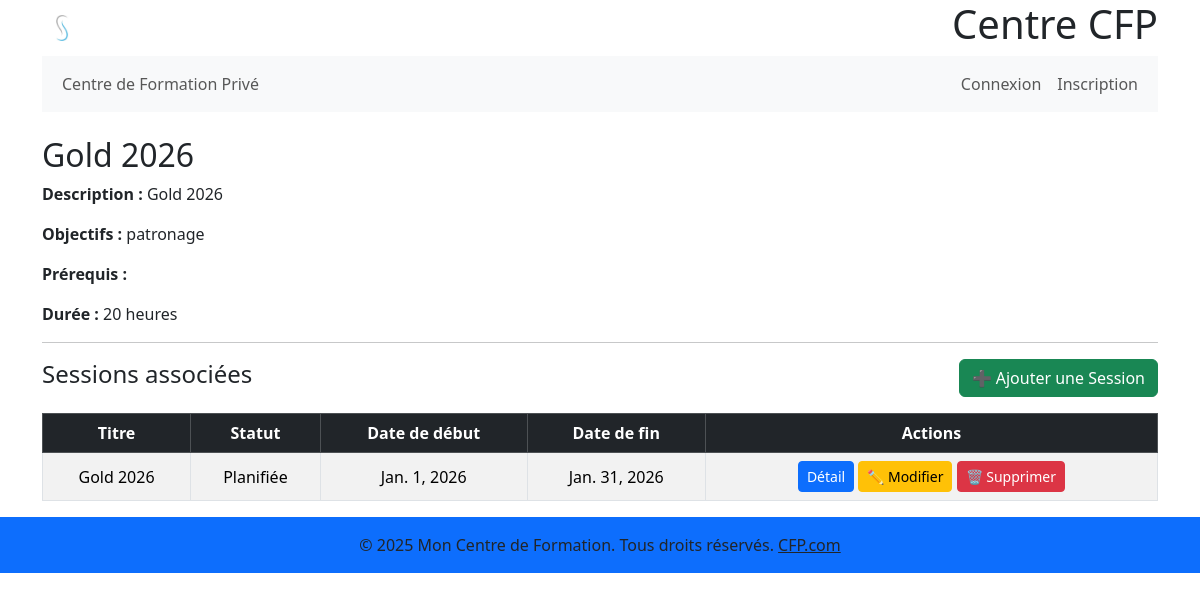
/formations/formation/1/, run on an earlier commit of the app's database.
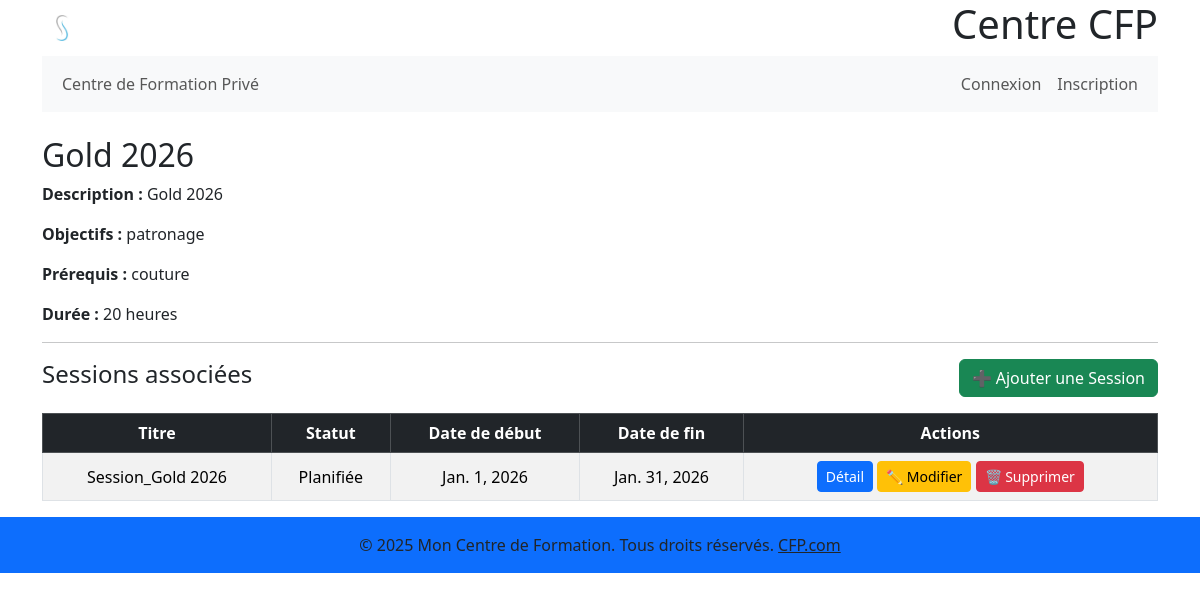
And on a later commit of the database.
### gestion_formations/models.py (models this page shows, shortened)
class Session(models.Model):
    statut = models.CharField(max_length=50, choices=SessionStatus.choices,
                              default=SessionStatus.PLANNED, verbose_name=_("Statut de la session"))
    formation = models.ForeignKey(Formation, on_delete=models.CASCADE, related_name='sessions', verbose_name=_(
        "Formation"))  # Si la formation est supprimée, ses sessions le sont aussi
    nom_session = models.CharField(
        max_length=255, verbose_name=_("Nom de la session"))
    date_debut_session = models.DateField(verbose_name=_(
        "Date de début de la session"))  # Période générale
    date_fin_session = models.DateField(verbose_name=_(
        "Date de fin de la session"))   # Période générale
    capacite_max = models.PositiveIntegerField(
        verbose_name=_("Capacité maximale"))
    instructor_principal = models.ForeignKey(CustomUser, on_delete=models.SET_NULL, null=True,
                                             blank=True, related_name='sessions_principales', verbose_name=_("Formateur principal"))
    lieu = models.CharField(max_length=255, blank=True,
                            null=True, verbose_name=_("Lieu de la session"))
    description = models.TextField(
        blank=True, null=True, verbose_name=_("Description de la session"))
    capacite_min = models.PositiveIntegerField(
        blank=True, null=True, verbose_name=_("Capacité minimale"))
    class Meta:
        verbose_name = _("Session")
        verbose_name_plural = _("Sessions")
        ordering = ['date_debut_session']

class Formation(models.Model):  # cours
    nom = models.CharField(
        max_length=255, verbose_name=_("Nom de la formation"))
    description = models.TextField(
        blank=True, null=True, verbose_name=_("Description"))
    duree_heures = models.PositiveIntegerField(blank=True, null=True, verbose_name=_(
        "Durée totale en heures"))  # Durée totale estimée de la formation
    objectifs = models.TextField(
        blank=True, null=True, verbose_name=_("Objectifs"))
    prerequis = models.TextField(
        blank=True, null=True, verbose_name=_("Prérequis"))
    est_active = models.BooleanField(
        default=True, verbose_name=_("Est active"))
    date_debut_formation = models.DateField(
        blank=True,
        null=True,
        verbose_name=_("Date de début de la formation")
    )
    date_fin_formation = models.DateField(
        blank=True,
        null=True,
        verbose_name=_("Date de fin de la formation")
    )
    class Meta:
        verbose_name = _("Formation")
        verbose_name_plural = _("Formations")

### gestion_formations/views.py (the view)
# urls.py: path('formation/<int:pk>/', views.formation_detail, name='formation_detail'),
def formation_detail(request, pk):
    formation = get_object_or_404(Formation, pk=pk)
    sessions = formation.sessions.all().select_related(
        'instructor_principal').order_by('-date_debut_session')
    context = {
        'formation': formation,
        'sessions': sessions,
        'titre_page': f'Détail de la formation : {formation.nom}',
        'session_count': sessions.count(),
        'active_session_count': sessions.filter(statut__in=['OPEN', 'IN_PROGRESS']).count(),
    }
    return render(request, 'gestion_formations/formation_detail.html', context)

### gestion_formations/templates/gestion_formations/formation_detail.html
{% extends 'base.html' %}
{% block content %}
  <div class="container mt-4">
    <h2>{{ formation.nom }}</h2>
    <p>
      <strong>Description :</strong> {{ formation.description }}
    </p>
    <p>
      <strong>Objectifs :</strong> {{ formation.objectifs }}
    </p>
    <p>
      <strong>Prérequis :</strong> {{ formation.prerequis }}
    </p>
    <p>
      <strong>Durée :</strong> {{ formation.duree_heures }} heures
    </p>
    <hr />
    <div class="d-flex justify-content-between align-items-center mb-3">
      <h4>Sessions associées</h4>
      <a href="{% url 'gestion_formations:session_add_to_formation' formation.pk %}" class="btn btn-success">➕ Ajouter une Session</a>
    </div>
    {% if sessions %}
      <div class="table-responsive">
        <table class="table table-bordered table-striped align-middle" style="text-align:center">
          <thead class="table-dark">
            <tr>
              <th>Titre</th>
              <th>Statut</th>
              <th>Date de début</th>
              <th>Date de fin</th>
              <th>Actions</th>
            </tr>
          </thead>
          <tbody>
            {% for session in sessions %}
              <tr>
                <td>{{ session.nom_session }}</td>
                <td>{{ session.get_statut_display }}</td>
                <td>{{ session.date_debut_session }}</td>
                <td>{{ session.date_fin_session }}</td>
                <td>
                  <a href="{% url 'gestion_formations:session_detail' pk=session.pk %}" class="btn btn-primary btn-sm">Détail</a>
                  <a href="{% url 'gestion_formations:session_update' pk=session.pk %}" class="btn btn-warning btn-sm">✏️ Modifier</a>
                  <a href="{% url 'gestion_formations:session_delete' pk=session.pk %}" class="btn btn-sm btn-danger" onclick="return confirm('Confirmer la suppression de cette session ?');">🗑️ Supprimer</a>
                </td>
              </tr>
            {% endfor %}
          </tbody>
        </table>
      </div>
    {% else %}
      <p class="text-muted">Aucune session disponible pour cette formation.</p>
    {% endif %}
  </div>
{% endblock %}

What changed in the data, as far as the page shows it:
changed Formation "patronage": prerequis (not shown) → "couture"
changed Session "Planifiée": nom_session "Gold 2026" → "Session_Gold 2026"
